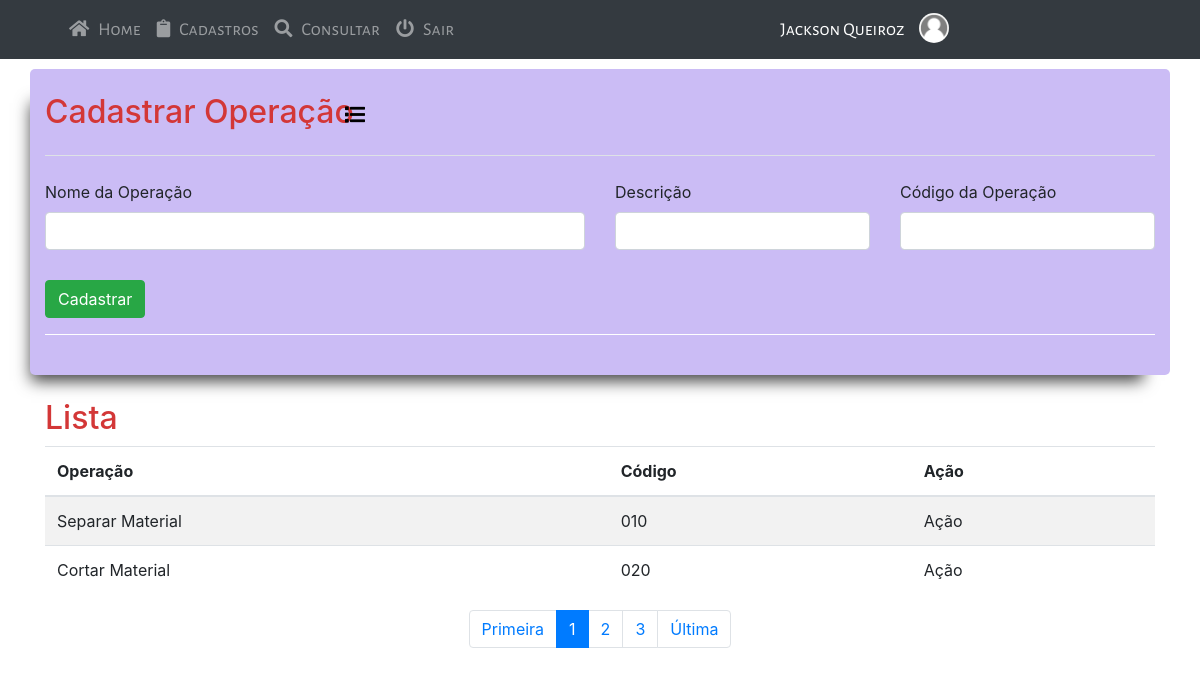
The page /sistema-gestor/paginas/cadastrar-operacao.php (signed in) on the database its author committed.
### tables this page shows
CREATE TABLE `tipo_operacao` (
  `id` int(11) NOT NULL,
  `nome` varchar(220) NOT NULL,
  `desc_op` text NOT NULL,
  `cod_op` varchar(220) NOT NULL,
  `usuario` varchar(220) DEFAULT NULL,
  `created` datetime NOT NULL DEFAULT current_timestamp(),
  `modifield` datetime DEFAULT NULL
);

### sistema-gestor/paginas/cadastrar-operacao.php (the view, shortened to what this page needs)
<?php
include_once './include/head.php';
?>
</head>
<?php
include_once './include/menu.php';
?>
<div class="container py-4 cadastro">
	<header class="pb-3 mb-4 border-bottom">
		<div class="row">
			<div class="col-md-4">
			<h2>Cadastrar Operação</h2>
			</div>
			<div class="col-md-3 list-icon">
				<a href="<?php echo URL ?>listar-operacao"><i class="fa fa-list"></i></a>
			</div>
		</div>
    </header>
	<form name="cad_op" class="form-group" method="POST" action="">
		<div class="row">
			<div class="col-md-6">
		    	<label for="inputEmail4" class="form-label">Nome da Operação</label>
		    	<input type="text" name="nome" autocomplete="off" class="form-control" id="nome" reset()>
		  </div>
		  <div class="col-md-3">
		    <label for="inputText" class="form-label">Descrição</label>
		    <input type="text" name="desc_op" autocomplete="off" class="form-control" id="desc_op">
	  </div>
	  <div class="col-md-3">
		    <label for="inputPassword4" class="form-label">Código da Operação</label>
		    <input type="text" name="cod_op" autocomplete="off" class="form-control" id="cod_op">
	  </div>
	  	<div class="col-3 but-op">
	    	<input type="submit" value="Cadastrar" name="cad_op" class="btn btn-success but-cad">
	  	</div>
	  </div>
	  <hr>
	</form>
	</div>
 <div class="container py-4">
 <h2>Lista</h2>
	 <table class="table table-striped">
            <thead>
              <tr>
                <th scope="col">Operação</th>
                <th scope="col">Código</th>
                <th scope="col">Ação</th>
              </tr>
            </thead>
            <tbody>
    <?php
    $pagina_atual = filter_input(INPUT_GET, "page", FILTER_SANITIZE_NUMBER_INT);
    $pagina = (!empty($pagina_atual)) ? $pagina_atual : 1;
    $limite_resultado = 2;
    $inicio = ($limite_resultado * $pagina) - $limite_resultado;
    $query_op = "SELECT id, nome, cod_op FROM tipo_operacao LIMIT $inicio, $limite_resultado";
		$result_op = $conn->prepare($query_op);
		$result_op->execute();
		if (($result_op) AND ($result_op->rowCount() != 0)) {
			while ($row_op = $result_op->fetch(PDO::FETCH_ASSOC)) {
				extract($row_op)
				?>
              <tr>
                <td><?php echo $nome ?></td>
                <td><?php echo $cod_op ?></td>
                <td>Ação</td>
              </tr>
        <?php
			}
		}else{
			echo $_SESSION['msg'] = "<div class='alert alert-danger' id='msg-success' role='alert'><i class='fa fa-circle-x' style='font-size:25px;color:red'></i><div class='alerta-erro'>Nenhum Registro encontrado!</div></div>";
		}
		?>
		</tbody>
		</table>
		<?php
			$query_qnt_resgistros = "SELECT count(id) AS num_result FROM tipo_operacao";
			$result_qnt_registros = $conn ->prepare($query_qnt_resgistros);
			$result_qnt_registros->execute();
			$row_qnt_registros = $result_qnt_registros->fetch(PDO::FETCH_ASSOC);
			$qnt_pagina = ceil($row_qnt_registros['num_result'] / $limite_resultado);
			$maximo_link = 2;
	?>
	<nav aria-label="...">
  <ul class="pagination justify-content-center">
    <li class="page-item">
      <?php echo "<a class='page-link' href='cadastrar-operacao?page=1'>Primeira</a> "; ?>
    </li>
    <?php
    	for ($pagina_anterior = $pagina - $maximo_link; $pagina_anterior <= $pagina -1 ; $pagina_anterior++) {
    		?>
    <li class="page-item">
    	<?php
			}
			?>
    </li>
    <li class="page-item active">
      <a class="page-link" href="#"><?php echo "$pagina"; ?> <span class="sr-only">(atual)</span></a>
    </li>
    <?php
    	for ($proxima_pagina = $pagina + 1; $proxima_pagina <= $pagina + $maximo_link; $proxima_pagina++) {?>
		<li class="page-item">
    		<?php
							if($proxima_pagina <= $qnt_pagina){
								echo "<a class='page-link' href='cadastrar-operacao?page=$proxima_pagina'> $proxima_pagina</a> ";
							}
			}
    ?>
   </li>
    <li class="page-item">
      <?php echo "<a class='page-link' href='cadastrar-operacao?page=$qnt_pagina'>Última</a>"; ?>
    </li>
  </ul>
</nav>
</div>
<?php
include_once './include/footer.php';
?>

### sistema-gestor/assets/css/style.css (style rules this page uses)
.cadastro { margin-top: 10px; background-color: #cbbcf5; border-radius: 5px; -webkit-box-shadow: -13px 20px 15px -14px rgba(0,0,0,0.75); -moz-box-shadow: -13px 20px 15px -14px rgba(0,0,0,0.75); box-shadow: -13px 20px 15px -14px rgba(0,0,0,0.75); }
.cadastro hr { border-top: 1px solid rgba(255, 255, 255, 1); }
h2 { color: #d33737; }
.but-op { margin-top: 30px; }
.list-icon i { text-decoration: none; color: #000; margin-top: 12px; margin-left: -80px; font-size: 20px; }

### rows shown on the page
tipo_operacao: nome "Separar Material", cod_op "010"
tipo_operacao: nome "Cortar Material", cod_op "020"

### other values the page prints
$_SESSION['nome'] "Jackson Queiroz"
$pagina "1"
